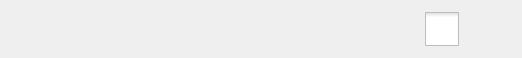
<?xml version="1.0" encoding="UTF-8"?>
<ui version="4.0">
 <class>ToolStackWidget</class>
 <widget class="QWidget" name="ToolStackWidget">
  <property name="geometry">
   <rect>
    <x>0</x>
    <y>0</y>
    <width>472</width>
    <height>58</height>
   </rect>
  </property>
  <property name="windowTitle">
   <string>Form</string>
  </property>
  <layout class="QHBoxLayout" name="horizontalLayout">
   <property name="topMargin">
    <number>0</number>
   </property>
   <property name="bottomMargin">
    <number>0</number>
   </property>
   <item>
    <widget class="QPushButton" name="add_message_button">
     <property name="minimumSize">
      <size>
       <width>40</width>
       <height>40</height>
      </size>
     </property>
     <property name="styleSheet">
      <string notr="true">QPushButton{
border:none;
background:transparent;
border-radius:10px;
}

QPushButton::hover{
background:rgb(70, 170, 255);
}

QPushButton::pressed{
background:rgba(70, 170, 255, 140);
}</string>
     </property>
     <property name="text">
      <string/>
     </property>
     <property name="icon">
      <iconset resource="../bot_icons.qrc">
       <normaloff>:/icons/widgets/times_icon/add_message.png</normaloff>:/icons/widgets/times_icon/add_message.png</iconset>
     </property>
     <property name="iconSize">
      <size>
       <width>34</width>
       <height>34</height>
      </size>
     </property>
    </widget>
   </item>
   <item>
    <widget class="QPushButton" name="delete_message_button">
     <property name="minimumSize">
      <size>
       <width>40</width>
       <height>40</height>
      </size>
     </property>
     <property name="styleSheet">
      <string notr="true">QPushButton{
border:none;
background:transparent;
border-radius:10px;
}

QPushButton::hover{
background:rgb(70, 170, 255);
}

QPushButton::pressed{
background:rgba(70, 170, 255, 140);
}</string>
     </property>
     <property name="text">
      <string/>
     </property>
     <property name="icon">
      <iconset resource="../bot_icons.qrc">
       <normaloff>:/icons/widgets/times_icon/delete_message.png</normaloff>:/icons/widgets/times_icon/delete_message.png</iconset>
     </property>
     <property name="iconSize">
      <size>
       <width>34</width>
       <height>34</height>
      </size>
     </property>
    </widget>
   </item>
   <item>
    <widget class="QPushButton" name="add_variant_button">
     <property name="minimumSize">
      <size>
       <width>40</width>
       <height>40</height>
      </size>
     </property>
     <property name="styleSheet">
      <string notr="true">QPushButton{
border:none;
background:transparent;
border-radius:10px;
}

QPushButton::hover{
background:rgb(70, 170, 255);
}

QPushButton::pressed{
background:rgba(70, 170, 255, 140);
}</string>
     </property>
     <property name="text">
      <string/>
     </property>
     <property name="icon">
      <iconset resource="../bot_icons.qrc">
       <normaloff>:/icons/widgets/times_icon/add_variant.png</normaloff>:/icons/widgets/times_icon/add_variant.png</iconset>
     </property>
     <property name="iconSize">
      <size>
       <width>34</width>
       <height>34</height>
      </size>
     </property>
    </widget>
   </item>
   <item>
    <widget class="QPushButton" name="delete_variant_button">
     <property name="minimumSize">
      <size>
       <width>40</width>
       <height>40</height>
      </size>
     </property>
     <property name="styleSheet">
      <string notr="true">QPushButton{
border:none;
background:transparent;
border-radius:10px;
}

QPushButton::hover{
background:rgb(70, 170, 255);
}

QPushButton::pressed{
background:rgba(70, 170, 255, 140);
}</string>
     </property>
     <property name="text">
      <string/>
     </property>
     <property name="icon">
      <iconset resource="../bot_icons.qrc">
       <normaloff>:/icons/widgets/times_icon/delete_variant.png</normaloff>:/icons/widgets/times_icon/delete_variant.png</iconset>
     </property>
     <property name="iconSize">
      <size>
       <width>34</width>
       <height>34</height>
      </size>
     </property>
    </widget>
   </item>
   <item>
    <widget class="QPushButton" name="mark_start_message_button">
     <property name="minimumSize">
      <size>
       <width>40</width>
       <height>40</height>
      </size>
     </property>
     <property name="styleSheet">
      <string notr="true">QPushButton{
border:none;
background:transparent;
border-radius:10px;
}

QPushButton::hover{
background:rgb(70, 170, 255);
}

QPushButton::pressed{
background:rgba(70, 170, 255, 140);
}</string>
     </property>
     <property name="text">
      <string/>
     </property>
     <property name="icon">
      <iconset resource="../bot_icons.qrc">
       <normaloff>:/icons/widgets/times_icon/first_message.png</normaloff>:/icons/widgets/times_icon/first_message.png</iconset>
     </property>
     <property name="iconSize">
      <size>
       <width>34</width>
       <height>34</height>
      </size>
     </property>
    </widget>
   </item>
   <item>
    <widget class="QPushButton" name="unmark_start_message_button">
     <property name="minimumSize">
      <size>
       <width>40</width>
       <height>40</height>
      </size>
     </property>
     <property name="styleSheet">
      <string notr="true">QPushButton{
border:none;
background:transparent;
border-radius:10px;
}

QPushButton::hover{
background:rgb(70, 170, 255);
}

QPushButton::pressed{
background:rgba(70, 170, 255, 140);
}</string>
     </property>
     <property name="text">
      <string/>
     </property>
     <property name="icon">
      <iconset theme="process-stop"/>
     </property>
     <property name="iconSize">
      <size>
       <width>34</width>
       <height>34</height>
      </size>
     </property>
    </widget>
   </item>
   <item>
    <widget class="QPushButton" name="mark_error_message_button">
     <property name="minimumSize">
      <size>
       <width>40</width>
       <height>40</height>
      </size>
     </property>
     <property name="styleSheet">
      <string notr="true">QPushButton{
border:none;
background:transparent;
border-radius:10px;
}

QPushButton::hover{
background:rgb(70, 170, 255);
}

QPushButton::pressed{
background:rgba(70, 170, 255, 140);
}</string>
     </property>
     <property name="text">
      <string/>
     </property>
     <property name="icon">
      <iconset resource="../bot_icons.qrc">
       <normaloff>:/icons/widgets/times_icon/error_message.png</normaloff>:/icons/widgets/times_icon/error_message.png</iconset>
     </property>
     <property name="iconSize">
      <size>
       <width>34</width>
       <height>34</height>
      </size>
     </property>
    </widget>
   </item>
   <item>
    <widget class="QPushButton" name="unmark_error_message_button">
     <property name="minimumSize">
      <size>
       <width>40</width>
       <height>40</height>
      </size>
     </property>
     <property name="styleSheet">
      <string notr="true">QPushButton{
border:none;
background:transparent;
border-radius:10px;
}

QPushButton::hover{
background:rgb(70, 170, 255);
}

QPushButton::pressed{
background:rgba(70, 170, 255, 140);
}</string>
     </property>
     <property name="text">
      <string/>
     </property>
     <property name="icon">
      <iconset theme="dialog-error"/>
     </property>
     <property name="iconSize">
      <size>
       <width>34</width>
       <height>34</height>
      </size>
     </property>
    </widget>
   </item>
   <item>
    <widget class="QPushButton" name="generate_bot_button">
     <property name="minimumSize">
      <size>
       <width>40</width>
       <height>40</height>
      </size>
     </property>
     <property name="styleSheet">
      <string notr="true">QPushButton{
border:none;
background:transparent;
border-radius:10px;
}

QPushButton::hover{
background:rgb(70, 170, 255);
}

QPushButton::pressed{
background:rgba(70, 170, 255, 140);
}</string>
     </property>
     <property name="text">
      <string/>
     </property>
     <property name="icon">
      <iconset resource="../bot_icons.qrc">
       <normaloff>:/icons/images/generate.svg</normaloff>:/icons/images/generate.svg</iconset>
     </property>
     <property name="iconSize">
      <size>
       <width>34</width>
       <height>34</height>
      </size>
     </property>
    </widget>
   </item>
   <item>
    <widget class="QCheckBox" name="switch_bot">
     <property name="styleSheet">
      <string notr="true">QCheckBox{}

QCheckBox::indicator
{
    width: 34px;
    height:34px;
}

QCheckBox::indicator:checked{
image: url(:/icons/widgets/times_icon/start_bot.png);
}

QCheckBox::indicator:unchecked{
image: url(:/icons/widgets/times_icon/stop_bot.png);
}</string>
     </property>
     <property name="text">
      <string/>
     </property>
    </widget>
   </item>
   <item>
    <widget class="QPushButton" name="generate_logs_button">
     <property name="minimumSize">
      <size>
       <width>40</width>
       <height>40</height>
      </size>
     </property>
     <property name="styleSheet">
      <string notr="true">QPushButton{
border:none;
background:transparent;
border-radius:10px;
}

QPushButton::hover{
background:rgb(70, 170, 255);
}

QPushButton::pressed{
background:rgba(70, 170, 255, 140);
}</string>
     </property>
     <property name="text">
      <string/>
     </property>
     <property name="icon">
      <iconset resource="../bot_icons.qrc">
       <normaloff>:/icons/widgets/times_icon/logs.png</normaloff>:/icons/widgets/times_icon/logs.png</iconset>
     </property>
     <property name="iconSize">
      <size>
       <width>34</width>
       <height>34</height>
      </size>
     </property>
    </widget>
   </item>
  </layout>
 </widget>
 <resources>
  <include location="../bot_icons.qrc"/>
 </resources>
 <connections/>
</ui>
